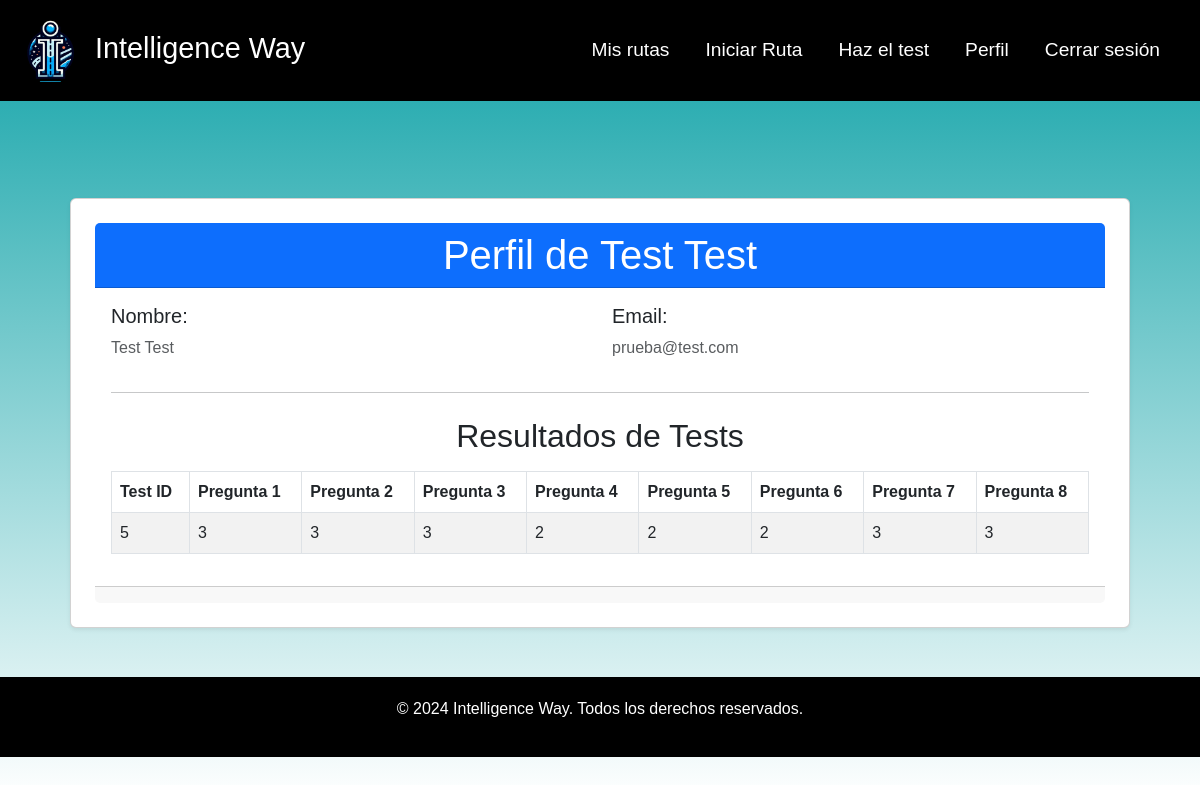
/account/ (signed in), run on an earlier commit of the app's database.
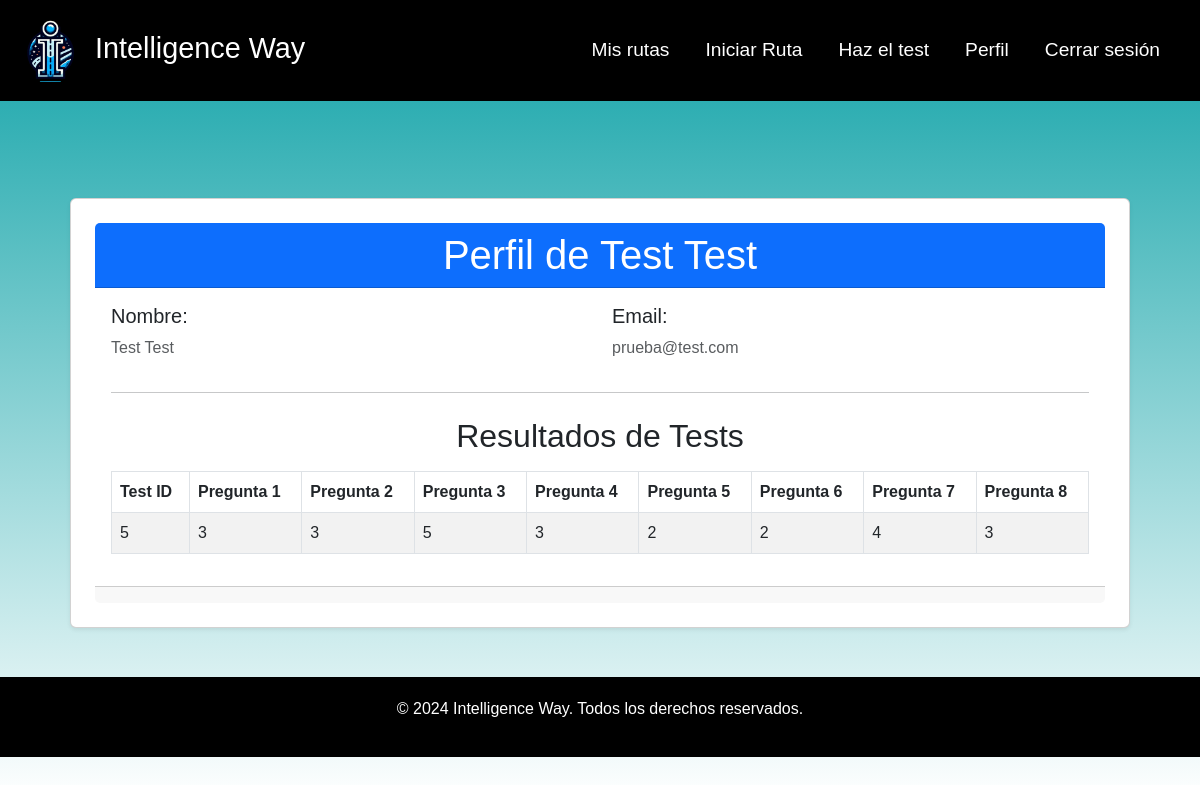
And on a later commit of the database.
### user/models.py (models this page shows, shortened)
class User(AbstractBaseUser, PermissionsMixin):
    ROLES = [
        ('admin', 'Admin'),
        ('usuario', 'Usuario')
    ]
    nombre = models.CharField(max_length=100)
    apellido = models.CharField(max_length=100)
    email = models.EmailField(unique=True)
    tiempo = models.IntegerField(default=1)
    content = models.FloatField(default=1)
    is_active = models.BooleanField(default=True)
    is_staff = models.BooleanField(default=False)
    preferenciaAudio = models.IntegerField(null=True)
    preferenciaVideo = models.IntegerField(null=True)
    preferenciaTexto = models.IntegerField(null=True)
    tiempoAprendizaje = models.IntegerField(null=True)
    objects = MyUserManager()
    USERNAME_FIELD = 'email'
    REQUIRED_FIELDS = ['nombre', 'apellido']

### preferences/models.py (models this page shows, shortened)
class ModeloAprendizajeUsuario(models.Model):
    usuario = models.ForeignKey(User, on_delete=models.CASCADE)
    q1 = models.IntegerField(null=True, validators=[MinValueValidator(1), MaxValueValidator(5)])
    q2 = models.IntegerField(null=True, validators=[MinValueValidator(1), MaxValueValidator(5)])
    q3 = models.IntegerField(null=True, validators=[MinValueValidator(1), MaxValueValidator(5)])
    q4 = models.IntegerField(null=True, validators=[MinValueValidator(1), MaxValueValidator(5)])
    q5 = models.IntegerField(null=True, validators=[MinValueValidator(1), MaxValueValidator(5)])
    q6 = models.IntegerField(null=True, validators=[MinValueValidator(1), MaxValueValidator(5)])
    q7 = models.IntegerField(null=True, validators=[MinValueValidator(1), MaxValueValidator(5)])
    q8 = models.IntegerField(null=True, validators=[MinValueValidator(1), MaxValueValidator(5)])
    created_at = models.DateTimeField(auto_now_add=True)
    update_at= models.DateTimeField(auto_now=True)

### account/views.py (the view)
# urls.py: path('', views.ProfileView.as_view(), name='profile' )
class ProfileView(LoginRequiredMixin, TemplateView):
    template_name = 'profile.html'
    def get_context_data(self, **kwargs):
        context = super().get_context_data(**kwargs)
        usuario = self.request.user
        context['user'] = usuario  # Pass the authenticated user to the template
        context['test'] = ModeloAprendizajeUsuario.objects.get(usuario=usuario)
        return context

### account/templates/profile.html (shortened to what this page needs)
{% extends "base.html" %}
{% block content %}
<div class="container mt-5">
    <div class="card shadow-sm p-4">
        <div class="card-header bg-primary text-white text-center">
            <h1 class="mb-0">Perfil de {{ user.nombre }} {{ user.apellido }}</h1>
        </div>
        <div class="card-body">
            <div class="row mb-3">
                <div class="col-md-6">
                    <h5> Nombre:</h5>
                    <p class="text-muted">{{ user.nombre }} {{ user.apellido }}</p>
                </div>
                <div class="col-md-6">
                    <h5> Email:</h5>
                    <p class="text-muted">{{ user.email }}</p>
                </div>
            </div>
            <hr>
            <h2 class="text-center mt-4"> Resultados de Tests</h2>
            <div class="table-responsive mt-3">
                <table class="table table-bordered table-striped">
                    <thead class="thead-dark">
                        <tr>
                            <th>Test ID</th>
                            <th>Pregunta 1</th>
                            <th>Pregunta 2</th>
                            <th>Pregunta 3</th>
                            <th>Pregunta 4</th>
                            <th>Pregunta 5</th>
                            <th>Pregunta 6</th>
                            <th>Pregunta 7</th>
                            <th>Pregunta 8</th>
                        </tr>
                    </thead>
                    <tbody>
                        <tr>
                            <td>{{ test.id }}</td>
                            <td>{{ test.q1 }}</td>
                            <td>{{ test.q2 }}</td>
                            <td>{{ test.q3 }}</td>
                            <td>{{ test.q4 }}</td>
                            <td>{{ test.q5 }}</td>
                            <td>{{ test.q6 }}</td>
                            <td>{{ test.q7 }}</td>
                            <td>{{ test.q8 }}</td>
                        </tr>
                    </tbody>
                </table>
            </div>
        </div>
        <div class="card-footer text-center">
        </div>
    </div>
</div>
{% endblock %}

### home/templates/base.html (shortened to what this page needs)
{% load static %}
<!DOCTYPE html>
<html lang="es">
<head>
    <link href="https://cdn.jsdelivr.net/npm/bootstrap@5.3.0-alpha1/dist/css/bootstrap.min.css" rel="stylesheet">
    <link rel="stylesheet" href="{% static 'css/styles.css' %}" >
</head>
<body class="d-flex flex-column min-vh-100">
    <nav class="navbar navbar-expand-lg navbar-light bg-custom">
        <div class="container-fluid">
            <a class="navbar-brand" href="{% url 'index' %}">
                <img src="{% static 'img/logo.png' %}" alt="Intelligence Way Logo" style="width:75px; height: auto;">
                Intelligence Way
            </a>
            <div class="collapse navbar-collapse" id="navbarNav">
                <ul class="navbar-nav ms-auto">
                    {% if user.is_authenticated %}
                        <a class="nav-link" href="{% url "my_routes" %}">Mis rutas</a>
                    <li class="nav-item">
                        <a class="nav-link" href="{% url "crear_ruta" %}">Iniciar Ruta</a>
                    </li>
                    <li class="nav-item">
                        <a class="nav-link" href="{% url "preferencia_update" %}">Haz el test</a>
                    </li>
                    <li class="nav-item">
                        <a class="nav-link" href="{% url 'profile' %}">Perfil</a>
                    </li>
                    <li class="nav-item">
                        <a class="nav-link" href="{% url "logout" %}">Cerrar sesión</a>
                    </li>
                    {% endif %}
                </ul>
            </div>
        </div>
    </nav>
    <div class="container py-4" style="margin-top: 5px; margin-bottom: 5px;">
        {% block content %}
        {% endblock content %}
    </div>
    <footer class="footer">
        <div class="container text-center">
            <p>&copy; 2024 Intelligence Way. Todos los derechos reservados.</p>
        </div>
    </footer>
</body>
</html>

### IntelligenceWay/static/css/styles.css (style rules this page uses)
body { font-family: Arial, sans-serif; margin: 0; color: #2B2D42; background: linear-gradient(to bottom, rgb(15, 162, 167), rgba(255, 255, 255, 0.712)); height: 100%; margin: 0; }
.navbar a { color: white; }
.navbar { background-color: rgb(0, 0, 0); }
.navbar-brand { color: white; font-size: 1.8rem; }
.navbar-nav .nav-link { font-size: 1.2rem; margin-right: 20px; }
footer { margin-bottom: 0; background-color: #000000; color: white; }
.container { width: 100%; height: 100%; padding: 20px; }

What changed in the data, as far as the page shows it:
changed ModeloAprendizajeUsuario id 5: q3 "3" → "5"; q4 "2" → "3"; q7 "3" → "4"
